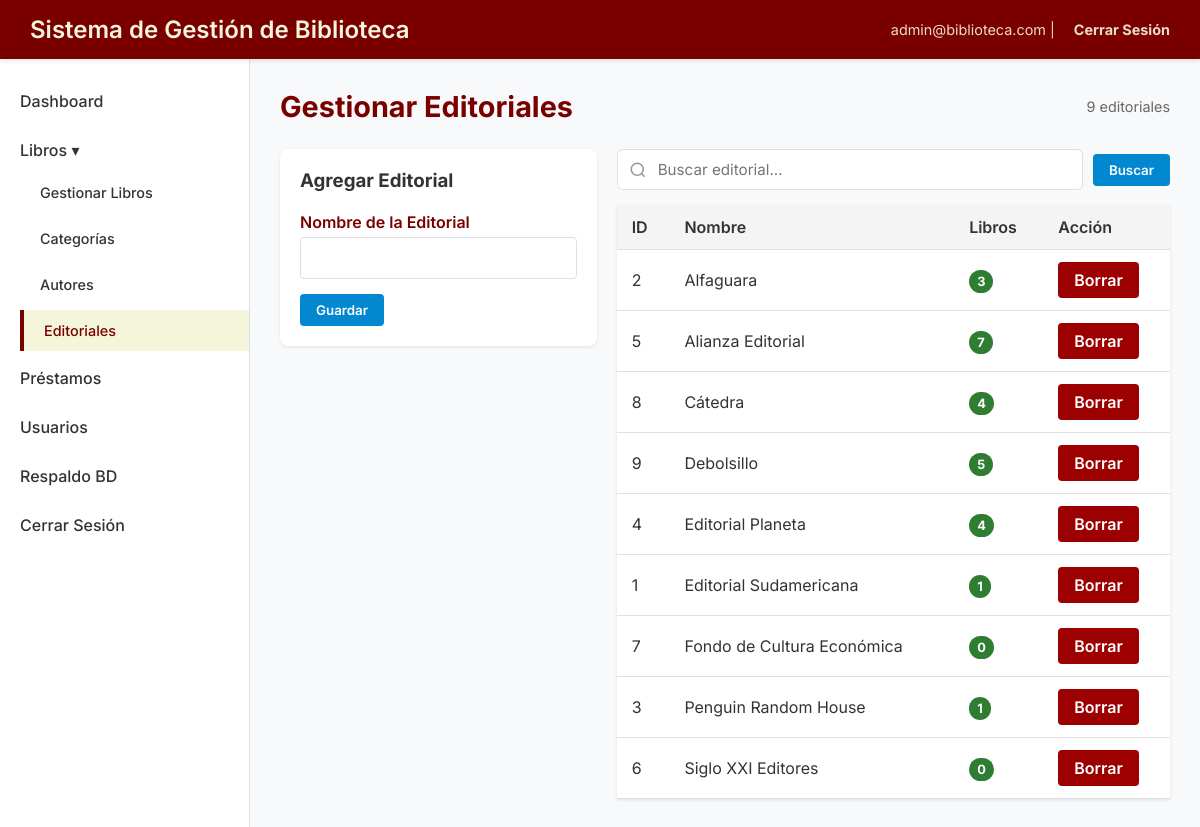
/pages/publishers.php (signed in), run on the app's committed database.
### tables this page shows
CREATE TABLE IF NOT EXISTS `publishers` (
    `id` INT AUTO_INCREMENT PRIMARY KEY,
    `name` VARCHAR(255) NOT NULL
);

### pages/publishers.php (the view, shortened to what this page needs)
<?php
require_once __DIR__ . '/../config.php';
require_once __DIR__ . '/../includes/header.php';
$search = isset($_GET['search']) ? trim($_GET['search']) : '';
$per_page = 20;
$page = isset($_GET['page']) ? max(1, intval($_GET['page'])) : 1;
$offset = ($page - 1) * $per_page;
$where = ''; $params = [];
$count_stmt = $pdo->prepare("SELECT COUNT(*) FROM publishers $where");
$count_stmt->execute($params);
$total = $count_stmt->fetchColumn();
$stmt = $pdo->prepare("SELECT * FROM publishers $where ORDER BY name ASC LIMIT $per_page OFFSET $offset");
$stmt->execute($params);
$publishers = $stmt->fetchAll();
?>
<?php require_once __DIR__ . '/../includes/sidebar.php'; ?>
<div class="content-header">
    <h2>Gestionar Editoriales</h2>
    <span id="result-count" style="color:#666;font-size:0.9rem;"><?php echo number_format($total); ?> editoriales</span>
</div>
<div style="display:flex;gap:20px;">
    <?php if ($_SESSION['user_role'] !== 'Lector'): ?>
    <div class="form-container" style="flex:1;height:max-content;">
        <h3>Agregar Editorial</h3><br>
        <form method="POST">
            <div class="form-group"><label>Nombre de la Editorial</label>
            <input type="text" name="name" class="form-control" required></div>
            <button type="submit" name="add_item" class="btn btn-primary">Guardar</button>
        </form>
    </div>
    <?php endif; ?>
    <div style="flex:2;">
        <form method="GET" class="search-filters-bar" style="margin-bottom:15px;">
            <div class="search-input-wrapper">
                <input type="text" name="search" id="liveSearchInput" class="search-input" placeholder="Buscar editorial..." value="<?php echo htmlspecialchars($search); ?>" autocomplete="off">
            </div>
            <button type="submit" class="btn btn-primary">Buscar</button>
        </form>
        <div id="searchResults">
        <table class="data-table"><thead><tr><th>ID</th><th>Nombre</th><th>Libros</th><th>Acción</th></tr></thead>
            <tbody>
                <?php foreach ($publishers as $item):
                    $bc = $pdo->prepare("SELECT COUNT(*) FROM books WHERE publisher_id = ?");
                    $bc->execute([$item['id']]); $count = $bc->fetchColumn(); ?>
                <tr>
                    <td><?php echo $item['id']; ?></td>
                    <td><?php echo htmlspecialchars($item['name']); ?></td>
                    <td><span class="status-badge status-available"><?php echo $count; ?></span></td>
                    <?php if ($_SESSION['user_role'] !== 'Lector'): ?>
                    <td><a href="publishers.php?delete=<?php echo $item['id']; ?>" class="btn btn-delete" onclick="return confirm('¿Borrar editorial?');">Borrar</a></td>
                    <?php else: ?><td>-</td><?php endif; ?>
                </tr>
                <?php endforeach; ?>
            </tbody>
        </table>
        </div>
    </div>
</div>
<?php require_once __DIR__ . '/../includes/footer.php'; ?>

### style.css (style rules this page uses)
:root { --color-primary: #7a0000; --color-secondary: beige; --color-accent: #9d0000; --color-success: #2e7d32; --color-warning: #f57c00; --color-info: #0288d1; --color-text-dark: #333333; --color-bg-light: #f8f9fa; --color-border: #e0e0e0; }
* { margin: 0; padding: 0; box-sizing: border-box; font-family: 'Inter', 'Roboto', 'Helvetica Neue', Arial, sans-serif; }
body { background-color: var(--color-bg-light); color: var(--color-text-dark); display: flex; flex-direction: column; min-height: 100vh; }
.content-header { display: flex; justify-content: space-between; align-items: center; margin-bottom: 25px; }
.content-header h2 { font-size: 1.8rem; color: var(--color-primary); }
.btn { padding: 8px 16px; border: none; border-radius: 4px; cursor: pointer; font-weight: 600; text-decoration: none; display: inline-block; transition: background-color 0.2s; color: white; }
.btn-primary { background-color: var(--color-info); }
.btn-delete { background-color: var(--color-accent); }
.data-table { width: 100%; background: #fff; border-collapse: collapse; box-shadow: 0 1px 3px rgba(0,0,0,0.1); }
.data-table th, .data-table td { padding: 12px 15px; text-align: left; border-bottom: 1px solid var(--color-border); }
.data-table th { background-color: #f4f4f4; font-weight: 600; color: var(--color-text-dark); }
.status-badge { padding: 4px 8px; border-radius: 12px; font-size: 0.8rem; font-weight: bold; color: white; }
.status-available { background-color: var(--color-success); }
.form-group { margin-bottom: 15px; text-align: left; }
.form-group label { display: block; margin-bottom: 5px; font-weight: 600; color: var(--color-primary); }
.form-control { width: 100%; padding: 10px; border: 1px solid var(--color-border); border-radius: 4px; font-size: 1rem; }
.form-container { background: white; padding: 20px; border-radius: 8px; box-shadow: 0 1px 3px rgba(0,0,0,0.1); max-width: 600px; }
.search-filters-bar { display: flex; gap: 10px; align-items: center; margin-bottom: 20px; flex-wrap: wrap; }
.search-input-wrapper { position: relative; flex: 1; min-width: 250px; }
.search-input { width: 100%; padding: 10px 12px 10px 40px; border: 1px solid var(--color-border); border-radius: 6px; font-size: 0.95rem; transition: border-color 0.2s, box-shadow 0.2s; background: white; }
#searchResults { transition: opacity 0.15s ease; }

### data on the page
publishers: id "2", name "Alfaguara", count "3"
publishers: id "5", name "Alianza Editorial", count "7"
publishers: id "8", name "Cátedra", count "4"
publishers: id "9", name "Debolsillo", count "5"
publishers: id "4", name "Editorial Planeta", count "4"
publishers: id "1", name "Editorial Sudamericana", count "1"
publishers: id "7", name "Fondo de Cultura Económica", count "0"
publishers: id "3", name "Penguin Random House", count "1"
publishers: id "6", name "Siglo XXI Editores", count "0"

### other printed values
$usuario_logueado "admin@biblioteca.com"
$total "9"
